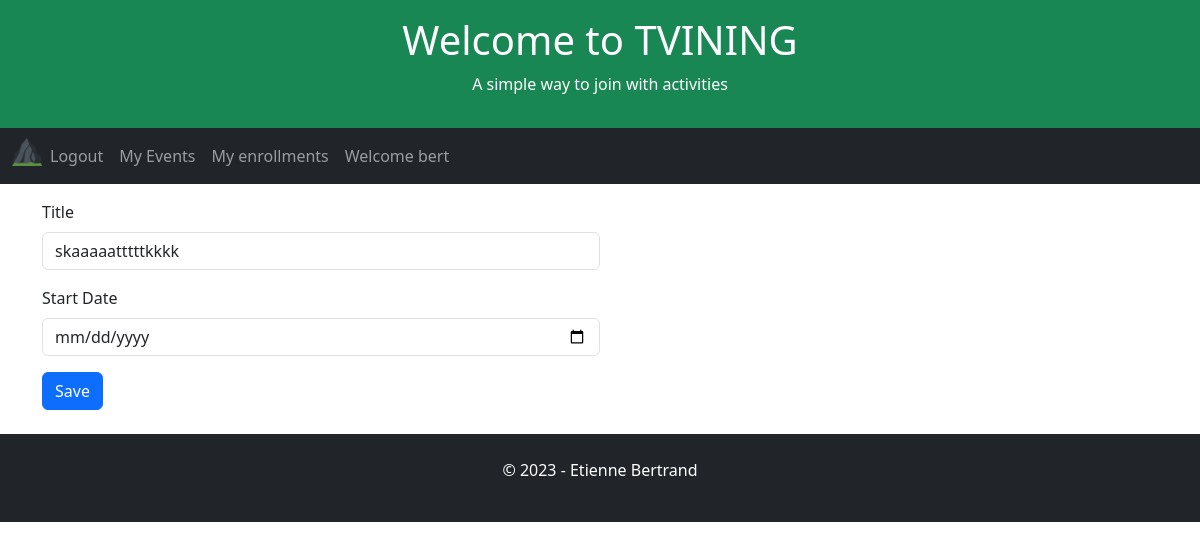
Before: /event/24 (signed in) with the older database file.
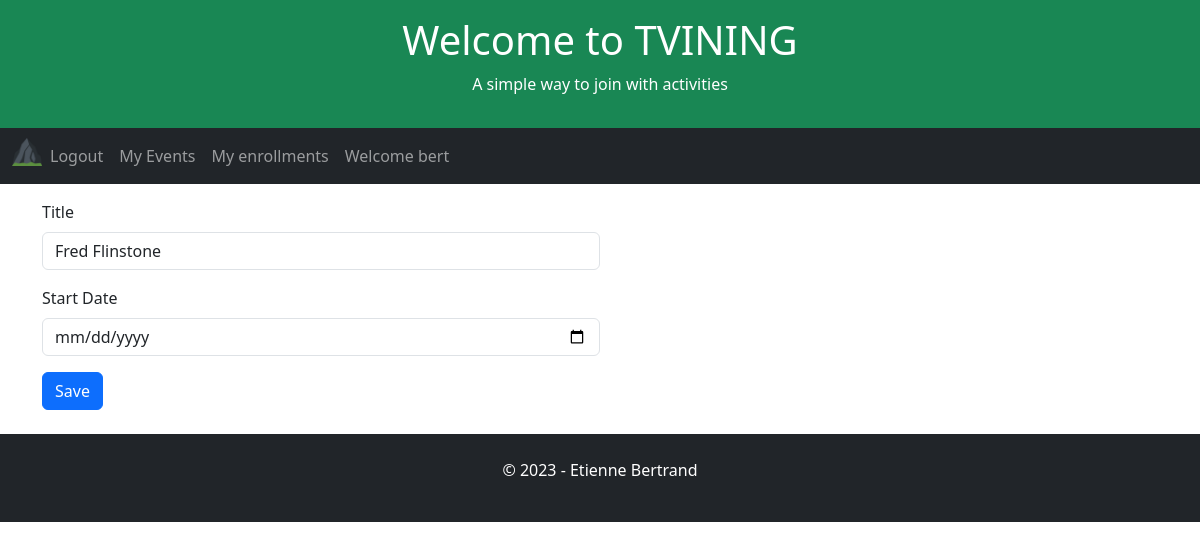
After: the same page with the newer database file.
### app/models.py (models this page shows, shortened)
class User(UserMixin, db.Model):
    id = db.Column(db.Integer, primary_key=True)
    username = db.Column(db.String(64), index=True, unique=True)
    email = db.Column(db.String(120), index=True, unique=True)
    password_hash = db.Column(db.String(128))

class Event(db.Model):
    id = db.Column(db.Integer, primary_key=True)
    user_id = db.Column(db.Integer, db.ForeignKey('user.id', name='fk_event_user'), nullable=False)
    title = db.Column(db.String(255), nullable=False)
    date = db.Column(db.DateTime, index=True, default=datetime.utcnow)

### app/routes.py (the view)
@app.route('/event', methods=['POST', 'GET'])
@app.route('/event/<event_id>', methods=['POST', 'GET'])
@login_required
def event(event_id=0):
    global appName, appSlogan, appTitle, db
    form = EventForm()
    form_data = request.form
    print(request)
    if request.method == 'POST':
        if event_id == 0 and form_data['eventMethod'] != 'delete':
            print('je insert')
            new_event = Event(title=form.title.data, date=form.date.data, user_id=current_user.id)
            db.session.add(new_event)
            db.session.commit()
            return redirect('/user-events')
        elif form_data['eventMethod'] == 'delete':
            print('je delete')
            event_id_to_delete = form_data['theEventId']
            event_to_delete = Event.query.filter(Event.id == event_id_to_delete).first()
            db.session.delete(event_to_delete)
            db.session.commit()
            return redirect('/user-events')
        elif event_id != 0:
            print('je update')
            form = Event.query.get(event_id)
            form.title = 'Fred Flinstone'
            print(form)
            db.session.commit()
            return redirect('/user-events')
    elif request.method == 'GET':
        if event_id == 0:
            print('je get ajout')
        else:
            print('je get update' + str(event_id))
            currentEvent = db.session.query(
            Event.user_id,
            Event.id,
            Event.date,
            Event.title,
            ).filter(
            Event.id == event_id
            ).first()
            form.title.data = currentEvent.title
            print(currentEvent)
        return render_template('event.html',appName=appName, appTitle=appTitle, appSlogan=appSlogan, form=form)

### app/forms.py
class EventForm(FlaskForm):
    title = StringField('Title', validators=[DataRequired()])
    date = DateField('Start Date', format='%m/%d/%Y', validators=(validators.Optional(),))
    submit = SubmitField('Created')

### app/models.py (called while the page is built)
@login.user_loader
def load_user(id):
    return User.query.get(int(id))

### app/templates/event.html (shortened to what this page needs)
{% extends "home.html" %}
{% block content %}
<form action="" method="post">
    <div class="mb-3 mt-3 w-50">
        {{ form.title.label(class_='form-label') }}
        {{ form.title(size=32, class_='form-control', placeholder='Enter title') }}
    </div>
    <div class="mb-3 mt-3 w-50">
        {{ form.date.label(class_='form-label') }}
        {{ form.date(size=32, class_='form-control', placeholder='Enter date') }}
    </div>
    <button type="submit" name="submit" class="btn btn-primary" value="Sign In">Save</button>
</form>
{% endblock %}

### app/templates/home.html (shortened to what this page needs)
<!DOCTYPE html>
<html lang="en">
<head>
    <link href="https://cdn.jsdelivr.net/npm/bootstrap@5.3.2/dist/css/bootstrap.min.css" rel="stylesheet">
</head>
<body>
    <div class="p-3 bg-success text-white text-center">
    {% if appTitle %}
        <h1>{{ appTitle }}</h1>
        {% else %}
        <h1>hard coded appTitle xyz</h1>
    {% endif %}
    {% if appSlogan %}
        <p>{{ appSlogan }}</p>
        {% else %}
        <p>hard coded appSlogan xyz</p>
    {% endif %}
    </div>
    <nav class="navbar navbar-expand-lg bg-dark navbar-dark">
        <div class="container-fluid">
            <div class="collapse navbar-collapse" id="navbarNav">
            <ul class="navbar-nav">
                <li class="nav-item">
                    <a class="nav-brand" href="{{ url_for('index') }}">
                        <img src="{{ url_for('static', filename='/favicon_io/favicon-32x32.png') }}" width="30" height="30" alt="">
                    </a>
                </li>
                {% if current_user.is_anonymous %}
                <li class="nav-item">
                <a class="nav-link" href="{{ url_for('login') }}">Login</a>
                </li>
                <li class="nav-item">
                    <a class="nav-link" href="{{ url_for('register') }}">Subscribe</a>
                </li>
                {% else %}
                <li class="nav-item">
                    <a class="nav-link" href="{{ url_for('logout') }}">Logout</a>
                </li>
                <li class="nav-item">
                    <a class="nav-link" href="{{ url_for('userEvents') }}">My Events</a>
                </li>
                <li class="nav-item">
                    <a class="nav-link" href="{{ url_for('userEnrollments') }}">My enrollments</a>
                </li>
                <li class="nav-item">
                    <a class="nav-link" href="{{ url_for('index') }}">Welcome {{ current_user.username }}</a>
                </li>
                {% endif %}
            </ul>
            </div>
        </div>
    </nav>
    <div class="container">
        {% block content %}{% endblock %}
    </div>
    <div class="mt-4 p-4 bg-dark text-white text-center">
    <p>© 2023 - Etienne Bertrand</p>
    </div>
</body>
</html>

Changed rows visible on the page:
changed Event: title "skaaaaatttttkkkk" → "Fred Flinstone"
